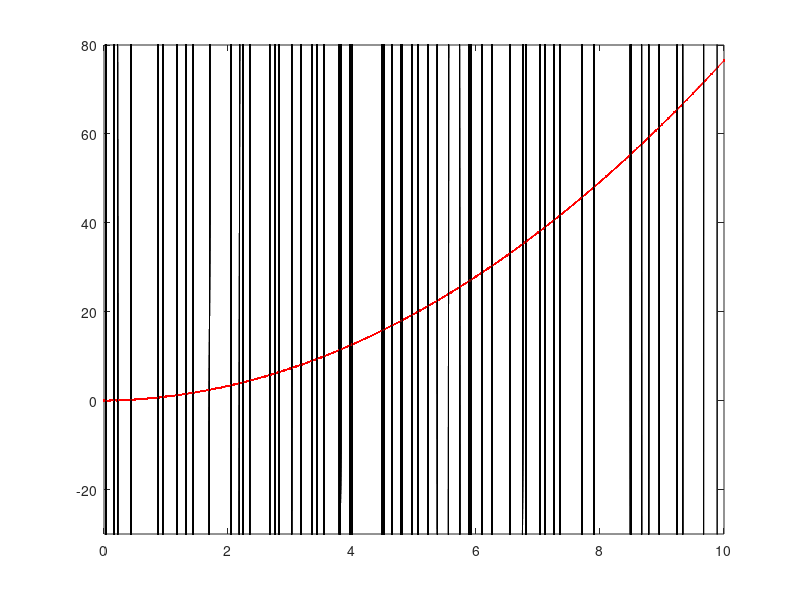

Recreate this plot in MATLAB. (Note: this script raises an error after producing the figure.)
% written by StudentDave
%for licensing and usage questions
%email scienceguy5000 at gmail. com

%Bayesian Ninja tracking Quail using kalman filter

clear all
%% define our meta-variables (i.e. how long and often we will sample)
duration = 10  %how long the Quail flies
dt = .1;  %The Ninja continuously looks for the birdy,
%but we'll assume he's just repeatedly sampling over time at a fixed interval

%% Define update equations (Coefficent matrices): A physics based model for where we expect the Quail to be [state transition (state + velocity)] + [input control (acceleration)]
A = [1 dt; 0 1] ; % state transition matrix:  expected flight of the Quail (state prediction)
B = [dt^2/2; dt]; %input control matrix:  expected effect of the input accceleration on the state.
C = [1 0]; % measurement matrix: the expected measurement given the predicted state (likelihood)
%since we are only measuring position (too hard for the ninja to calculate speed), we set the velocity variable to
%zero.

%% define main variables
u = 1.5; % define acceleration magnitude
Q= [0; 0]; %initized state--it has two components: [position; velocity] of the Quail
Q_estimate = Q;  %x_estimate of initial location estimation of where the Quail is (what we are updating)
QuailAccel_noise_mag = 0.00006 ; %process noise: the variability in how fast the Quail is speeding up (stdv of acceleration: meters/sec^2)
NinjaVision_noise_mag = 10000;  %measurement noise: How mask-blinded is the Ninja (stdv of location, in meters)
Ez = NinjaVision_noise_mag^2;% Ez convert the measurement noise (stdv) into covariance matrix
Ex = QuailAccel_noise_mag^2 * [dt^4/4 dt^3/2; dt^3/2 dt^2]; % Ex convert the process noise (stdv) into covariance matrix
P = Ex; % estimate of initial Quail position variance (covariance matrix)

%% initize result variables
% Initialize for speed
Q_loc = []; % ACTUAL Quail flight path
vel = []; % ACTUAL Quail velocity
Q_loc_meas = []; % Quail path that the Ninja sees


%% simulate what the Ninja sees over time
figure(2);clf
figure(1);clf
for t = 0 : dt: duration

    % Generate the Quail flight
    QuailAccel_noise = QuailAccel_noise_mag * [(dt^2/2)*randn; dt*randn];
    Q= A * Q+ B * u + QuailAccel_noise;
    % Generate what the Ninja sees
    NinjaVision_noise = NinjaVision_noise_mag * randn;
    y = C * Q+ NinjaVision_noise;
    Q_loc = [Q_loc; Q(1)];
    Q_loc_meas = [Q_loc_meas; y];
    vel = [vel; Q(2)];
    %iteratively plot what the ninja sees
    plot(0:dt:t, Q_loc, '-r.')
    plot(0:dt:t, Q_loc_meas, '-k.')
    axis([0 10 -30 80])
    hold on
    pause
end

%plot theoretical path of ninja that doesn't use kalman
plot(0:dt:t, smooth(Q_loc_meas), '-g.')

%plot velocity, just to show that it's constantly increasing, due to
%constant acceleration
%figure(2);
%plot(0:dt:t, vel, '-b.')


%% Do kalman filtering
%initize estimation variables
Q_loc_estimate = []; %  Quail position estimate
vel_estimate = []; % Quail velocity estimate
Q= [0; 0]; % re-initized state
P_estimate = P;
P_mag_estimate = [];
predic_state = [];
predic_var = [];
for t = 1:length(Q_loc)
    % Predict next state of the quail with the last state and predicted motion.
    Q_estimate = A * Q_estimate + B * u;
    predic_state = [predic_state; Q_estimate(1)] ;
    %predict next covariance
    P = A * P * A' + Ex;
    predic_var = [predic_var; P] ;
    % predicted Ninja measurement covariance
    % Kalman Gain
    K = P*C'*inv(C*P*C'+Ez);
    % Update the state estimate.
    Q_estimate = Q_estimate + K * (Q_loc_meas(t) - C * Q_estimate);
    % update covariance estimation.
    P =  (eye(2)-K*C)*P;
    %Store for plotting
    Q_loc_estimate = [Q_loc_estimate; Q_estimate(1)];
    vel_estimate = [vel_estimate; Q_estimate(2)];
    P_mag_estimate = [P_mag_estimate; P(1)]
end

% Plot the results
figure(2);
tt = 0 : dt : duration;
plot(tt,Q_loc,'-r.',tt,Q_loc_meas,'-k.', tt,Q_loc_estimate,'-g.');
axis([0 10 -30 80])


%plot the evolution of the distributions
figure(3);clf
for T = 1:length(Q_loc_estimate)
clf
    x = Q_loc_estimate(T)-5:.01:Q_loc_estimate(T)+5; % range on x axis
     
    %predicted next position of the quail    
    hold on
    mu = predic_state(T); % mean
    sigma = predic_var(T); % standard deviation
    y = normpdf(x,mu,sigma); % pdf
    y = y/(max(y));
    hl = line(x,y,'Color','m'); % or use hold on and normal plot
      
    %data measured by the ninja
    mu = Q_loc_meas(T); % mean
    sigma = NinjaVision_noise_mag; % standard deviation
    y = normpdf(x,mu,sigma); % pdf
    y = y/(max(y));
    hl = line(x,y,'Color','k'); % or use hold on and normal plot
   
    %combined position estimate
    mu = Q_loc_estimate(T); % mean
    sigma = P_mag_estimate(T); % standard deviation
    y = normpdf(x,mu,sigma); % pdf
    y = y/(max(y));
    hl = line(x,y, 'Color','g'); % or use hold on and normal plot
    axis([Q_loc_estimate(T)-5 Q_loc_estimate(T)+5 0 1]);    

   
    %actual position of the quail
    plot(Q_loc(T));
    ylim=get(gca,'ylim');
    line([Q_loc(T);Q_loc(T)],ylim.','linewidth',2,'color','b');
    legend('state predicted','measurement','state estimate','actual Quail position')
    pause
end